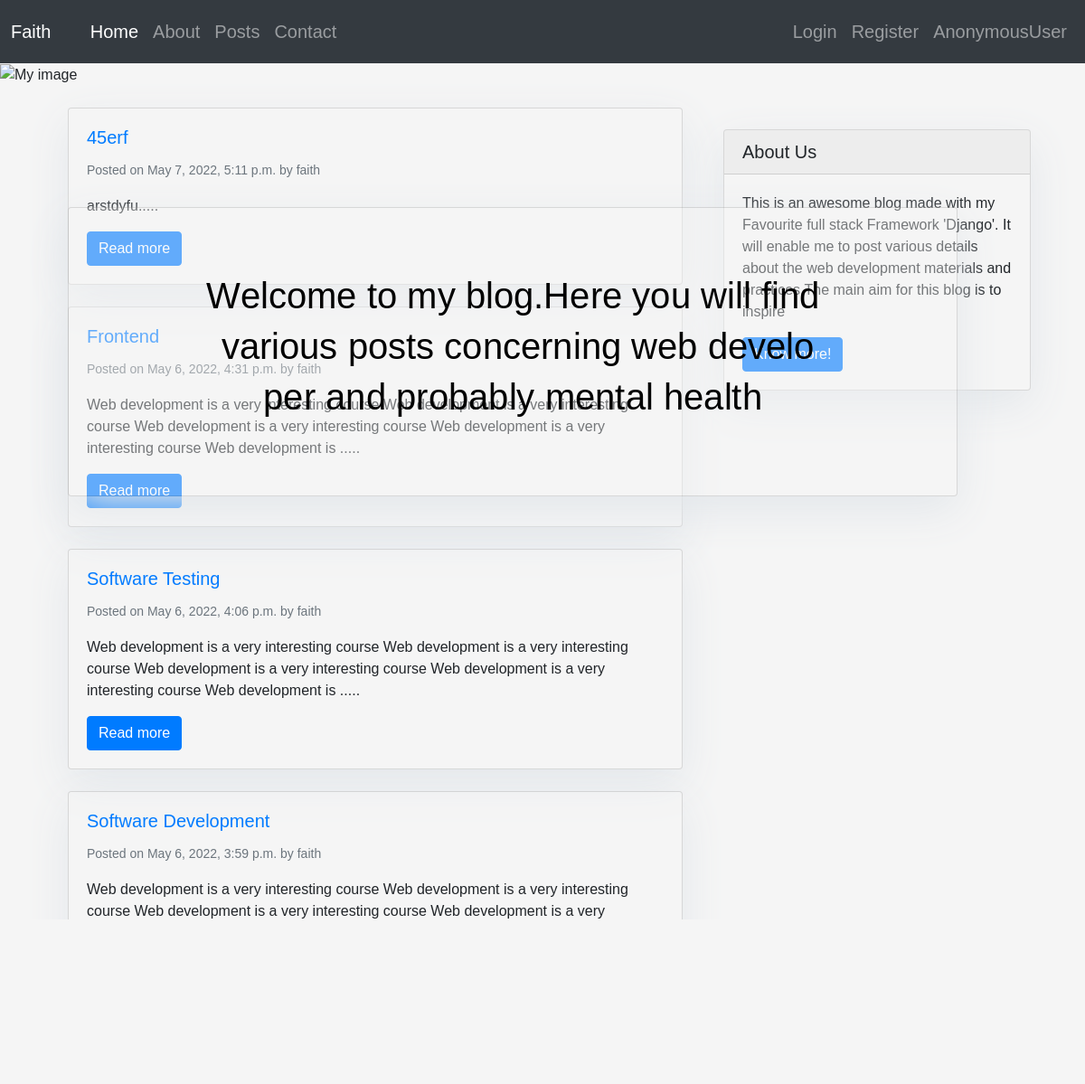
The page / on the database its author committed.
### Blog/models.py (models this page shows, shortened)
class Post(models.Model):
    title = models.CharField(max_length=200, unique=True)
    slug = models.SlugField(max_length=200, unique=True)
    author = models.ForeignKey(User, on_delete= models.CASCADE,related_name='blog_posts')
    updated_on = models.DateTimeField(auto_now= True)
    content = models.TextField()
    created_on = models.DateTimeField(auto_now_add=True)
    status = models.IntegerField(choices=STATUS, default=0)
    class Meta:
        ordering = ['-created_on']

### Blog/views.py (the view)
# urls.py: path('', views.Index, name='index'),
def Index(request):
    posts = Post.objects.all()
    context ={'posts':posts}
    return render(request,'index.html',context)

### Blog/templates/index.html (shortened to what this page needs)
{% extends 'base.html'%}
{% load static %}
{% block content%}
<div class="row">
    <div class="col-md-12">
        <div class=" card center ">
            <p id="text"> Welcome to my blog. <br>
                </p>
        </div>
        <img class="image" src="{% static 'images/blog.jpg' %}" alt="My image">
    </div>
</div>
    <div class="container">
        {% block sidebar %} {% include 'sidebar.html' %} {% endblock sidebar %}
        <div class="row mt-4">
            <div class="col-md-12 ">
                {% for post in posts%}
                <div class="col-sm-12 mb-4">
                  <div class="card">
                    <div class="card-body">
                        <a href="">
                      <h5 class="card-title">{{post.title}}</h5>
                        </a>
                      <p class="card-text"><small class="text-muted">Posted on {{post.created_on}} by {{post.author}}</small></p>
                      <p class="card-text">{{post.content|slice:":200" }}.....</p>
                      <a href="{% url 'postDetail' post.pk%}" class="btn btn-primary"> Read more</a>
                    </div>
                  </div>
                </div>
                {% endfor%}
            </div>
        </div>
    </div>
{% endblock%}

### Blog/templates/base.html (shortened to what this page needs)
{% load static%}
<!DOCTYPE html>
<html lang="en">
<head>
    <link rel="stylesheet" href="https://cdn.jsdelivr.net/npm/bootstrap@4.6.1/dist/css/bootstrap.min.css">
    <link rel="stylesheet" type="text/css" href="{% static 'css/main.css' %}">
</head>
<body>
    {% include 'navbar.html'%}
    {% block content%}{% endblock%}
    <footer style="background-color: black; " class="py-3 bg-grey">
        <p class="m-0 text-light text-center ">Copyright &copy; Faith</p>
    </footer>
</body>
</html>

### Blog/templates/navbar.html (shortened to what this page needs)
<nav style="padding: 1%; color: white;" class="navbar sticky-top navbar-expand-md navbar-dark bg-dark">
  <a class="navbar-brand" href="/">Faith</a>
  <div class="collapse navbar-collapse" id="navbarNav">
      <ul class="navbar-nav mr-auto">
          <li class="nav-item active">
              <a class="nav-link" href="/">Home <span class="sr-only">(current)</span></a>
          </li>
          <li class="nav-item">
              <a class="nav-link" href="{% url 'About'%}">About</a>
          </li>
          <li class="nav-item">
              <a class="nav-link" href="{% url 'newPosts'%}">Posts</a>
          </li>
          <li class="nav-item">
            <a class="nav-link" href="{% url 'Contact'%}">Contact</a>
        </li>
      </ul>
      <ul class="navbar-nav">
          <li class="nav-item">
              <a class="nav-link" href="{% url 'loginuser'%}">Login</a>
          </li>
          <li class="nav-item">
              <a class="nav-link" href="{% url 'registeruser'%}">Register</a>
          </li>
          <li class="nav-item">
            <a class="nav-link" href="">{{user}}</a>
        </li>
      </ul>
  </div>
</nav>

### Blog/templates/sidebar.html (shortened to what this page needs)
{% block sidebar %}
<div class="col-md-4 float-right ">
<div class="card my-4">
        <h5 class="card-header">About Us</h5>
    <div class="card-body">
        <p class="card-text">This is an awesome blog made with my Favourite full stack Framework 'Django'. It will enable me to post various details about the web development materials and practices.The main aim for this blog is to inspire </p>
        <a href="{% url 'About'%}"
           class="btn btn-primary">Know more!</a>
    </div>
</div>
</div>
{% endblock sidebar %}

### Blog/static/css/main.css (style rules this page uses)
body { background-color: whitesmoke; }
* { box-sizing: border-box; font-family: 'Courier New Regular', sans-serif; }
.center { width: 80%; height: 40vh; display: flex; justify-content: center; align-items: center; font-family: 'Courier New Regular', sans-serif; font-size: 40px; z-index: 100; position: absolute; margin-top:17%; top: -50px; left: 90px; color: black; }
#text { width: 70%; font-size: 30px; display: block; text-align: center; }
li a { color: #fff; font-size: 20px; }
.image { width: 100%; height: 560px; position: relative; }
.card { background-color: rgba(245, 245, 245, 0.4); }
.navbar-brand { margin-right: 3%; }

### Blog/templates/sidebar.html (style rules this page uses)
.card { box-shadow: 0 16px 48px #E3E7EB; }

### rows shown on the page
Post: title "45erf", created_on "May 7, 2022, 5:11 p.m.", author "faith", content "arstdyfu"
Post: title "Frontend", created_on "May 6, 2022, 4:31 p.m.", author "faith", content "Web development is a very interesting course Web development is a very interesting course Web development is a very interesting course Web development is a very interesting course Web development is"
Post: title "Software Testing", created_on "May 6, 2022, 4:06 p.m.", author "faith", content "Web development is a very interesting course Web development is a very interesting course Web development is a very interesting course Web development is a very interesting course Web development is"
Post: title "Software Development", created_on "May 6, 2022, 3:59 p.m.", author "faith", content "Web development is a very interesting course Web development is a very interesting course Web development is a very interesting course Web development is a very interesting course Web development is"

### other values the page prints
{{ user }} "AnonymousUser"
